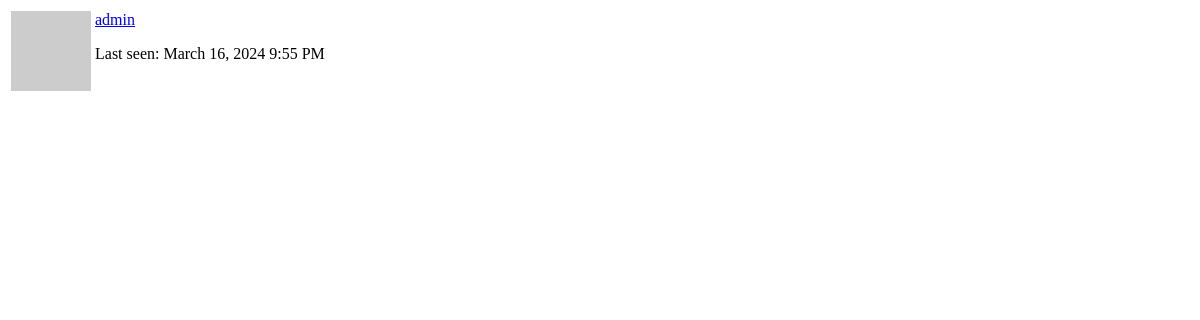
The app's page /user/admin/popup (signed in), older data.
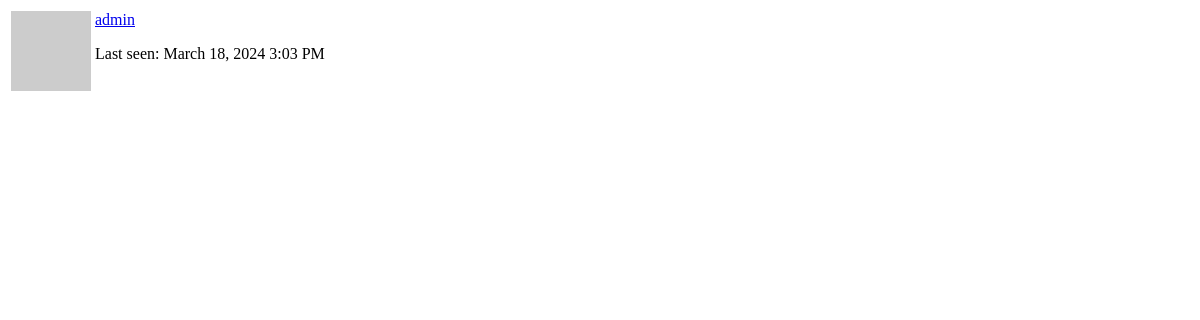
The same page, newer data.
### home/models.py (models this page shows, shortened)
class User(UserMixin, db.Model):
    __tablename__ = 'users'
    id = db.Column(db.Integer, primary_key=True)
    username = db.Column(db.String(64), index=True, unique=True)
    email = db.Column(db.String(64), index=True, unique=True)
    password_hash = db.Column(db.String(128))
    about_me = db.Column(db.String(120))
    last_seen = db.Column(db.DateTime, default=datetime.utcnow)
    conversation = db.relationship('Conversation', backref='author', lazy='dynamic')
    bank_account = db.relationship('BankAccount', uselist=False)
    def avatar(self, size):
        digest = md5(self.email.lower().encode('utf-8')).hexdigest()
        return f'https://www.gravatar.com/avatar/{digest}?d=identicon&s={size}'

### home/routes.py (the view)
@app.route('/user/<username>/popup')
@login_required
def user_popup(username):
    user = User.query.filter_by(username=username).first_or_404()
    return render_template(
        'user_popup.html',
        user=user)

### home/routes.py (called while the page is built)
@login.user_loader
def load_user(user_id):
    return User.query.get(int(user_id))

@app.before_request
def before_request():
    if current_user.is_authenticated:
        current_user.last_seen = datetime.utcnow()
        db.session.commit()

### home/templates/user_popup.html (shortened to what this page needs)
<table class="table table-hover">
    <tr valign='top'>
        <td width='70px'>
            <img src=" {{ user.avatar(36) }} ">
        </td>
        <td>
            <p>
                <a href="{{ url_for('user', username=user.username) }}">
                    {{ user.username }}
                </a>
            </p>
            <p>
                    Last seen: {{ moment(user.last_seen).format('LLL') }}
            </p>
        </td>
    </tr>
</table>

Row changes from the older to the newer data that the page shows:
changed User "admin": last_seen "March 16, 2024 9:55 PM" → "March 18, 2024 3:03 PM"
